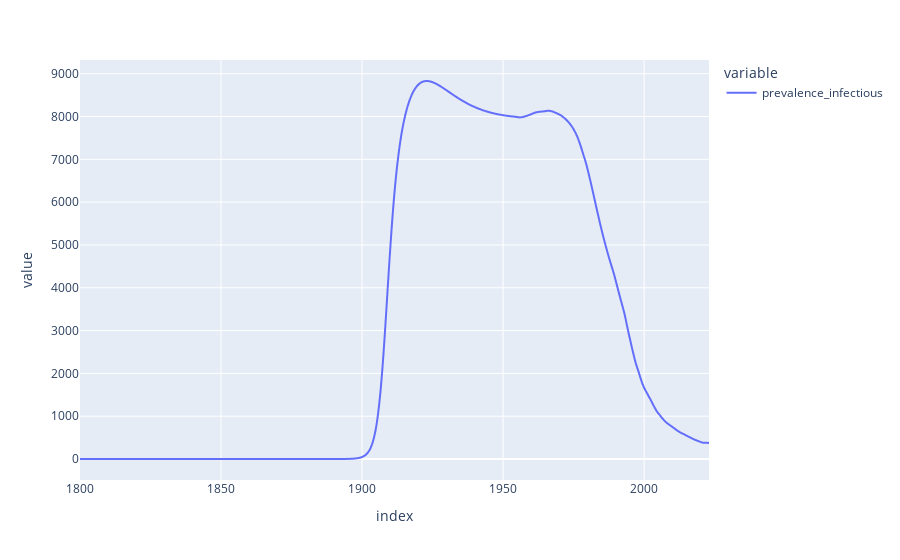

The notebook cell saved with this chart:
### Code cell
derived_df_0["prevalence_infectious"].plot()

### Figure 1 — Plotly figure (JSON) as saved in the notebook; plotly's stock layout.template omitted (floating-point values rounded to 4 significant figures; data arrays with more than 128 entries replaced by an {"elided": "..."} marker saying what was removed)
{"data": [{"hovertemplate": "variable=prevalence_infectious<br>index=%{x}<br>value=%{y}<extra></extra>", "legendgroup": "prevalence_infectious", "line": {"color": "#636efa", "dash": "solid"}, "marker": {"symbol": "circle"}, "mode": "lines", "name": "prevalence_infectious", "showlegend": true, "type": "scattergl", "x": {"elided": "2231 float values"}, "xaxis": "x", "y": {"elided": "2231 float values"}, "yaxis": "y"}], "layout": {"legend": {"title": {"text": "variable"}, "tracegroupgap": 0}, "margin": {"t": 60}, "xaxis": {"anchor": "y", "domain": [0, 1], "title": {"text": "index"}}, "yaxis": {"anchor": "x", "domain": [0, 1], "title": {"text": "value"}}}}
